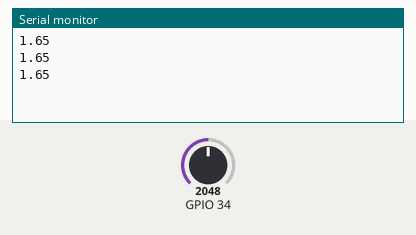
The sketch below on a simulated ESP32. Shown: the last lines printed to the serial monitor. Inputs (shaded band) come from the test bench; at power-on: GPIO 34 = 2048.

Above: at 1.3 s.
1.4 s: GPIO 34 set to 2866
At 1.9 s:
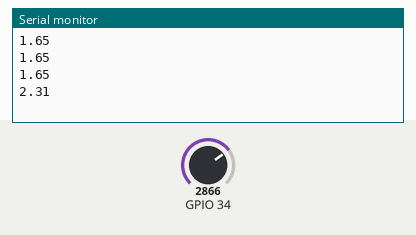
2.9 s: GPIO 34 set to 3603
At 3.4 s:
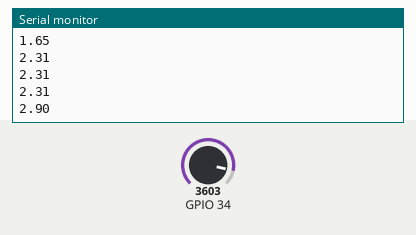
Timing chart, 0 to 5.9 s (numbered marks = the images above; inputs shaded):
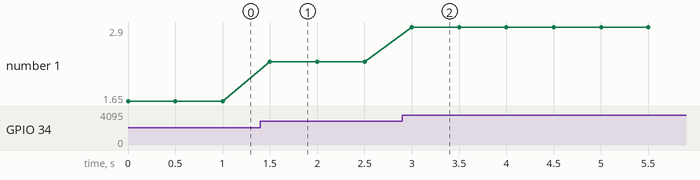

The sketch:

SENSOR-TURBIDITY.ino
```cpp
void setup() {
  Serial.begin(9600); // Baud rate: 9600
}

void loop() {
  int sensorValue = analogRead(34); // Gunakan pin GPIO 34 sebagai input analog
  float voltage = sensorValue * (3.3 / 4095.0); // Konversi dari nilai ADC ke tegangan (3.3V referensi)
  Serial.println(voltage); // Tampilkan tegangan
  delay(500); // Delay 500 ms
}
```

Measured:
- after the input at 1.4 s, the serial monitor: prints a new line after 0.10 s (image 1)
- after the input at 2.9 s, the serial monitor: prints a new line after 0.10 s (image 2)
- plotted number 1: 1.65 → 2.31 after the input at 1.4 s, 2.31 → 2.9 after the input at 2.9 s
